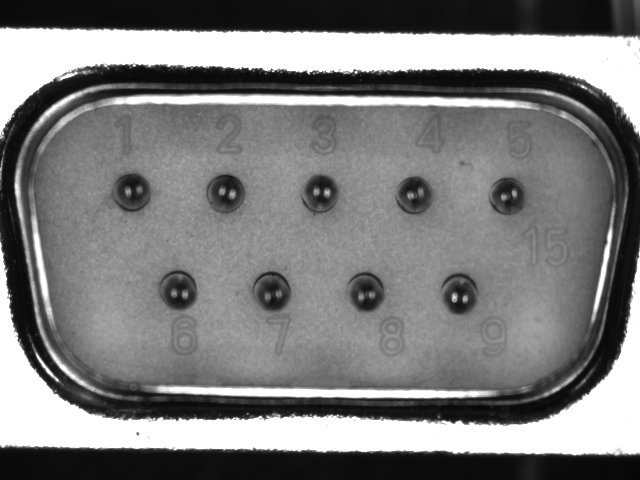
#> input picture Images/Connector/Connector 01.jpg, 640 x 480 px
$ jupyter execute Notebook_3.ipynb   (older library calls are emulated)
#> lines starting #> are read from the running program, lines starting #| are printed output that depends on the picture
# Smoothing and enhacing with OpenCV

[cell 1]
import cv2
import numpy as np

from matplotlib import pyplot as plt

#### 1. Load the image 'Connector 01.jpg' (`im1`) and add gaussian noise with mean = 0 and standard deviation = 0.001 to generate the image `im2`. Show both images and its histograms.

You can create a gaussian noise with the function `cv2.randn(array, mean, 255*std_deviation)`.

[cell 2]
im1 = cv2.imread('../Images/Connector/Connector 01.jpg', 0)
#> im1 is the input picture: shape (480, 640); min 2, max 255, mean 125.1

gauss = np.zeros(im1.shape, np.uint8) # images are usually arrays with type np.uint8 -> [0, 255]
gauss = cv2.randn(gauss, 0, 255*0.05);
im2 = cv2.add(im1, gauss, dtype=cv2.CV_8UC1)

plt.figure(0)
plt.subplot(2,2,1), plt.imshow(im1, 'gray')
plt.subplot(2,2,2), plt.imshow(im2, 'gray')
plt.subplot(2,2,3), plt.hist(im1.ravel(), 256, [0,256]);
plt.subplot(2,2,4), plt.hist(im2.ravel(), 256, [0,256]);
plt.show()
#> figure, not shown here; panel 3: tallest bar 50324 high, from x = 255 to 256; panel 4: tallest bar 53742 high, from x = 255 to 256

Gaussian noise smooths the histogram

#### 2. Load the image 'fuse 02.tif' (`im3`) and add gaussian and salt & pepper noise to obtain the images `im4` and `im5` using the functions below.

[cell 3]
def add_snp_noise(img, thr=101):
    # http://blog.kyleingraham.com/salt-pepper-noise-and-median-filters-part-ii-the-code/
    img_noisy = np.copy(img)
    noise = np.random.randint(thr, size=img_noisy.shape)
    img_noisy = np.where(noise==0, 0, img_noisy)
    img_noisy = np.where(noise==1, 255, img_noisy)
    return img_noisy

[cell 4]
def add_gauss_noise(img, mean=0, std=0.05):
    # http://nullege.com/codes/search/cv2.randn
    noise = np.zeros(img.shape, np.uint8)
    noise = cv2.randn(noise, 0, 255*0.05);
    img_noisy = cv2.add(img, noise, dtype=cv2.CV_8UC3)
    return img_noisy

[cell 5]
im3 = cv2.imread('../Images/Fuse/Fuse 02.tif', 0)
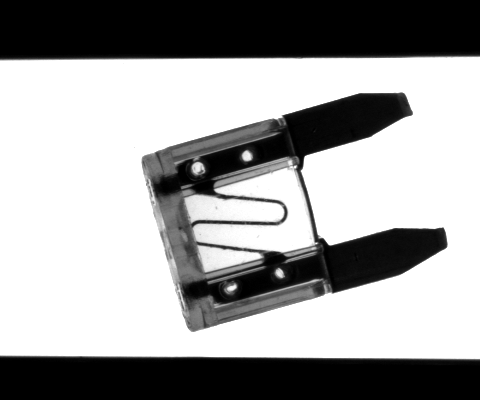
#> input picture Images/Fuse/Fuse 02.tif, 480 x 400 px
#> im3 is the input picture: shape (400, 480); min 0, max 255, mean 159.7

im4 = add_gauss_noise(im3)
im5 = add_snp_noise(im3)

plt.figure(1)
plt.subplot(1,3,1), plt.imshow(im3, 'gray')
plt.subplot(1,3,2), plt.imshow(im4, 'gray')
plt.subplot(1,3,3), plt.imshow(im5, 'gray')
plt.show()

#### 3.

#### 4.

#### 5. Apply a gaussian filter to the image `im4` with shape (11, 11) and compare the result to the application of an average filter of the same shape.

Use `cv2.GaussianBlur(im, (kernel_size, kernel_size), standard_deviation)` to apply a gaussian filter and `cv2.blur(im, (kernel_size, kernel_size))` to apply an average filter. The kernel size has to be positive and odd so it has a center pixel.

[cell 6]
im10 = cv2.GaussianBlur(im4, (11,11), 5) # Gaussian filter
im11 = cv2.blur(im4, (11, 11)) # Average filter

plt.figure(3)
plt.subplot(1,3,1), plt.imshow(im4, 'gray')
plt.subplot(1,3,2), plt.imshow(im10, 'gray')
plt.subplot(1,3,3), plt.imshow(im11, 'gray')
plt.show()

#### 6. Apply a median filter to the images `im4` and `im5` and show the results (`im12` and `im13`)

Use `cv2.medianBlur(im, kernel_size)`

[cell 7]
im12 = cv2.medianBlur(im4, 5)
im13 = cv2.medianBlur(im5, 5)

plt.figure(4)
plt.subplot(2,2,1), plt.imshow(im4, 'gray')
plt.subplot(2,2,2), plt.imshow(im5, 'gray')
plt.subplot(2,2,3), plt.imshow(im12, 'gray')
plt.subplot(2,2,4), plt.imshow(im13, 'gray')
plt.show()

#### 7. Load the image 'Fuse 23.tif' (`im14`) and show it along with its Fourier transform spectrum.

[cell 8]
im14 = cv2.imread('../Images/Fuse/Fuse 23.tif', 0)
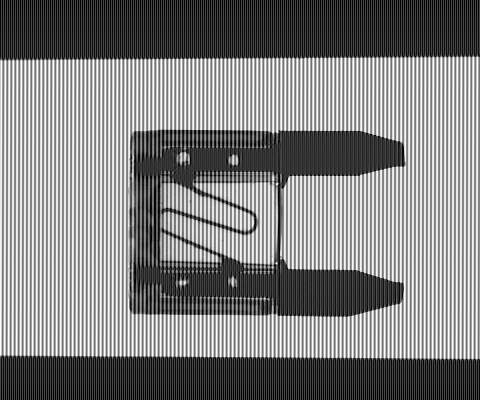
#> input picture Images/Fuse/Fuse 23.tif, 480 x 400 px
#> im14 is the input picture: shape (400, 480); min 0, max 255, mean 128.1

im14_fft = np.fft.fft2(im14)
im14_fft_c = np.fft.fftshift(im14_fft)
im14_esp_c = 20*np.log(np.abs(im14_fft_c))

plt.figure(5)
plt.subplot(1,2,1), plt.imshow(im14, 'gray')
plt.subplot(1,2,2), plt.imshow(im14_esp_c, 'gray')
plt.show()

#### 8. Build an ideal low-pass filter (ILPF) with `d0 = 100` and a Butterworth low-pass filter (BLPF) with `d0 = 50` and `n = 1` so we can atenuate the frequencies corresponding to the noise of the image `im14`.  Show the two filters in a figure.

[cell 9]
d0 = 100
tamx, tamy = im14.shape
#> tamx = 400; tamy = 480
xx, yy = np.meshgrid(np.arange(1, tamx+1), np.arange(1, tamy+1))
d = np.sqrt((xx-tamx/2)**2+(yy-tamy/2)**2)
ILPF = (d < d0).T.astype(np.uint8)

[cell 10]
d0 = 50
n = 1
tamx, tamy = im14.shape
xx, yy = np.meshgrid(np.arange(1, tamx+1), np.arange(1, tamy+1))
d = np.sqrt((xx-tamx/2)**2+(yy-tamy/2)**2)
BLPF = (1/(1+(d/d0)**(2*n))).T

[cell 11]
plt.figure(6)
plt.subplot(1,2,1), plt.imshow(ILPF, 'gray')
plt.subplot(1,2,2), plt.imshow(BLPF, 'gray')
plt.show()

#### 9. Apply both filters to the image `im14` and show in a figure the image `im14`, the results of applying each filter and its corresponding Fourier transform spectrums.

[cell 12]
im15_fft_c = im14_fft_c * ILPF
im16_fft_c = im14_fft_c * BLPF

im15 = np.abs(np.fft.ifft2(np.fft.fftshift(im15_fft_c)))
im16 = np.abs(np.fft.ifft2(np.fft.fftshift(im16_fft_c)))
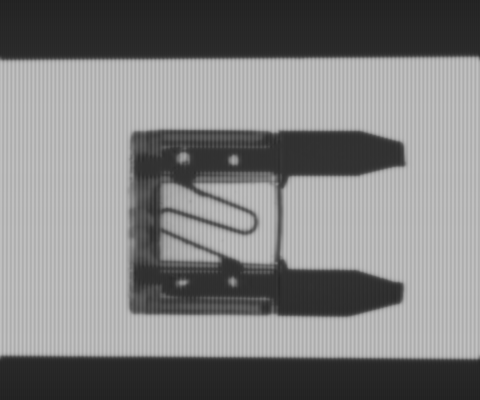
#> im16: shape (400, 480) float64; min 34.65, max 194.2, mean 128

im15_esp_c = 20*np.log(np.abs(im15_fft_c))
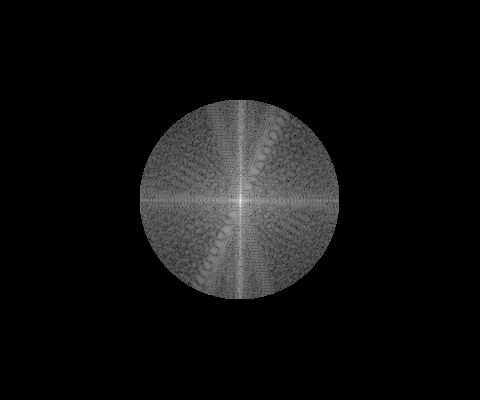
#> im15_esp_c: shape (400, 480) float64; 83.65% of the values are NaN or infinite; the others: min 70.49, max 340.4, mean 171; drawn with min black, max white, NaN and infinite black
im16_esp_c = 20*np.log(np.abs(im16_fft_c))
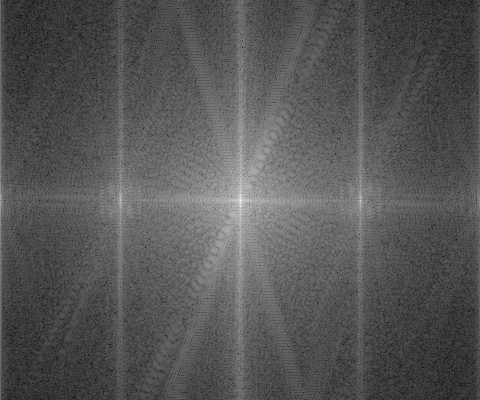
#> im16_esp_c: shape (400, 480) float64; min -29.85, max 340.3, mean 95.7; drawn with min black and max white

plt.figure(7)
plt.subplot(2,3,1), plt.imshow(im14, 'gray')
plt.subplot(2,3,2), plt.imshow(im15, 'gray')
plt.subplot(2,3,3), plt.imshow(im16, 'gray')
plt.subplot(2,3,4), plt.imshow(im14_esp_c, 'gray')
plt.subplot(2,3,5), plt.imshow(im15_esp_c, 'gray')
plt.subplot(2,3,6), plt.imshow(im16_esp_c, 'gray')
plt.show()

#### 10. Load the images 'Meter/Image00.jpg' and 'Meter/Image06.jpg' (`im17` and `im18`) and show them along with their histrograms.

[cell 13]
im17 = cv2.imread('../Images/Meter/Image00.jpg', 0)
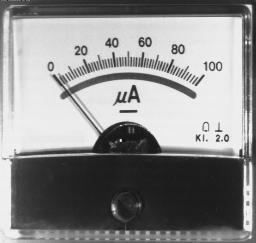
#> input picture Images/Meter/Image00.jpg, 256 x 243 px
#> im17 is the input picture: shape (243, 256); min 7, max 255, mean 140.6
im18 = cv2.imread('../Images/Meter/Image06.jpg', 0)
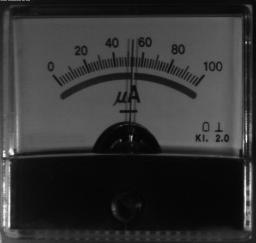
#> input picture Images/Meter/Image06.jpg, 256 x 243 px
#> im18 is the input picture: shape (243, 256); min 0, max 255, mean 51.4

plt.figure(8)
plt.subplot(2,2,1), plt.imshow(im17, 'gray')
plt.subplot(2,2,2), plt.imshow(im18, 'gray')
plt.subplot(2,2,3), plt.hist(im17.ravel(), 256, [0,256]);
plt.subplot(2,2,4), plt.hist(im18.ravel(), 256, [0,256]);
plt.show()
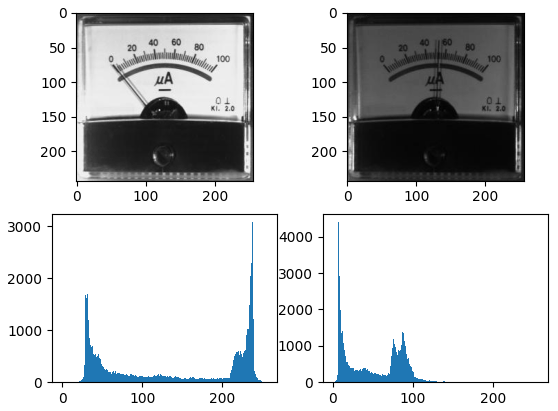
#> figure drawn by matplotlib, 4 panels; panel 3: tallest bar 3076 high, from x = 237 to 238; panel 4: tallest bar 4396 high, from x = 7 to 8

#### 11. Build a LUT for histogram equalization (`lut_eq`) using the histogram of the image `im18`.

[cell 14]
num_pixels = im18.shape[0]*im18.shape[1]
#> num_pixels = 62208
weights = np.ones_like(im18.ravel())/num_pixels

hist, bins = np.histogram(im18.ravel(), 256, [0,256], weights=weights)
#> hist = 256 values, max 0.0707 at index 7, min 0 at index 240, mean 0.00391; bins = 257 values from 0 to 256
cdf = hist.cumsum()
#> cdf = 256 values from 9.65e-05 to 1

lut_eq = np.ceil(255*cdf)
#> lut_eq = 256 values from 1 to 256

plt.plot(lut_eq)
plt.show()
#> figure, not shown here; curve peaks at x = 255, y = 256

#### 12. Apply the function `lut_eq` to the image `im18` to obtain an image with its histogram equalized.

[cell 15]
im19 = lut_eq[im18]
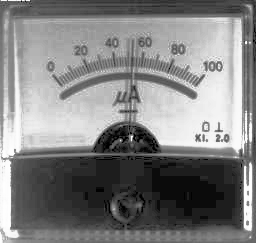
#> im19: shape (243, 256) float64; min 1, max 256, mean 130.5; drawn with min black and max white

plt.figure(9)
plt.subplot(2,2,1), plt.imshow(im18, 'gray')
plt.subplot(2,2,2), plt.imshow(im19, 'gray')
plt.subplot(2,2,3), plt.hist(im18.ravel(), 256, [0,256]);
plt.subplot(2,2,4), plt.hist(im19.ravel(), 256, [0,256]);
plt.show()
#> figure, not shown here; panel 3: tallest bar 4396 high, from x = 7 to 8; panel 4: tallest bar 4396 high, from x = 30 to 31

#### 13. Check if the result is the same as when applying the method `cv2.equalizeHist()`

[cell 16]
im19_prime = cv2.equalizeHist(im18)

plt.figure(10)
plt.subplot(2,2,1), plt.imshow(im19, 'gray')
plt.subplot(2,2,2), plt.imshow(im19_prime, 'gray')
plt.subplot(2,2,3), plt.hist(im19.ravel(), 256, [0,256]);
plt.subplot(2,2,4), plt.hist(im19_prime.ravel(), 256, [0,256]);
plt.show()
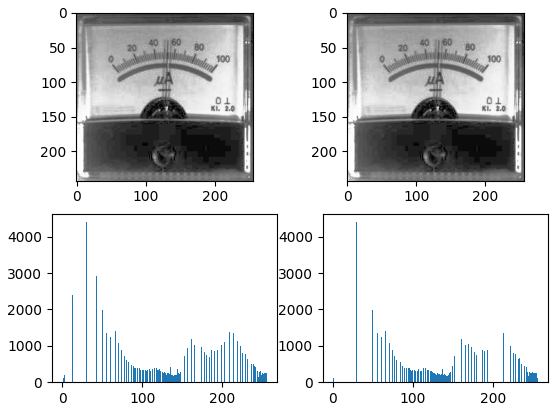
#> figure drawn by matplotlib, 4 panels; panel 3: tallest bar 4396 high, from x = 30 to 31; panel 4: tallest bar 4396 high, from x = 29 to 30
